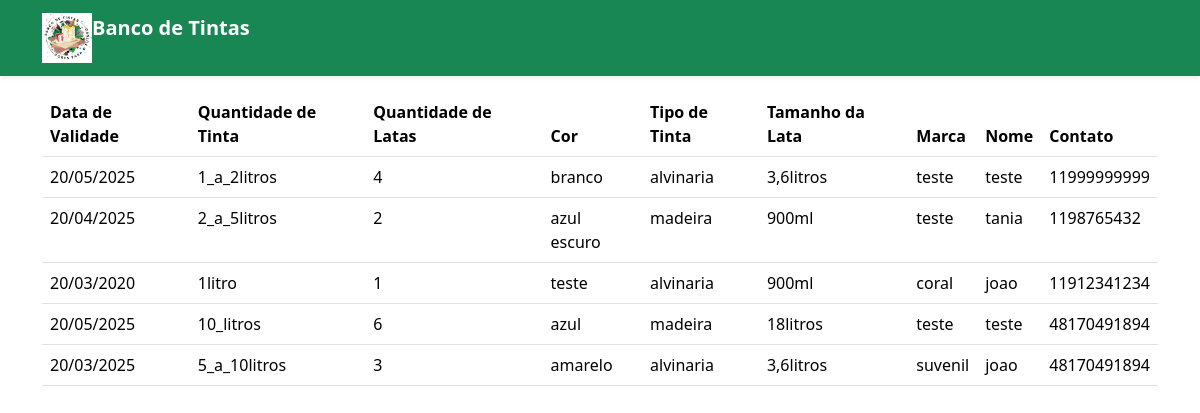
Page /historico_doação.php (signed in) on the committed database.
### historico_doação.php (the view, shortened to what this page needs)
<!doctype html>
<html lang="pt">
  <head>
    <link href="https://cdn.jsdelivr.net/npm/bootstrap@5.3.3/dist/css/bootstrap.min.css" rel="stylesheet">
  </head>
  <body>
    <nav class="navbar navbar-expand-lg navbar-dark bg-success border-botton shadow-sm mb-3">
        <div class="container">
        <a class="navbar-brand" href=""><img src="banco_tintas.jpg" width="50" height="50" class="d-inline-block align-top mr-2"><strong class="align-center">Banco de Tintas</strong></a>
        </div>
    </nav>
    <div class="container">
    <table class="table">
  <thead>
    <tr>
      <th scope="col">Data de Validade</th>
      <th scope="col">Quantidade de Tinta</th>
      <th scope="col">Quantidade de Latas</th>
      <th scope="col">Cor</th>
      <th scope="col">Tipo de Tinta</th>
      <th scope="col">Tamanho da Lata</th>
      <th scope="col">Marca</th>
      <th scope="col">Nome</th>
      <th scope="col">Contato</th>
    </tr>
  </thead>
  <tbody>
  <?php
      include_once "conexao.php";
      $sql = 'SELECT * FROM adm_aprovação';
      $doacao = mysqli_query($conexao, $sql);
      while ($linhas = mysqli_fetch_assoc($doacao)) {
        $data_validade = date('d/m/Y', strtotime($linhas['data_validade']));
        $qt_litro = $linhas['qt_litro'];
        $qt_latas = $linhas['qt_latas'];
        $cor = $linhas['cor'];
        $tipo = $linhas['tipo'];
        $tamanho = $linhas['tamanho'];
        $marca = $linhas['marca'];
        $nome = $linhas['nome'];
        $contato = $linhas['contato'];
        echo "<tr>
                <td>$data_validade</td>
                <td>$qt_litro</td>
                <td>$qt_latas</td>
                <td>$cor</td>
                <td>$tipo</td>
                <td>$tamanho</td>
                <td>$marca</td>
                <td>$nome</td>
                <td>$contato</td>
            </tr>";
      }
    ?>
   </tbody>
    </div>
  </body>
</html>

### rows in the picture
adm_aprovação: data_validade "20/05/2025", qt_litro "1_a_2litros", qt_latas "4", cor "branco", tipo "alvinaria", tamanho "3,6litros", marca "teste", nome "teste", contato "11999999999"
adm_aprovação: data_validade "20/04/2025", qt_litro "2_a_5litros", qt_latas "2", cor "azul escuro", tipo "madeira", tamanho "900ml", marca "teste", nome "tania", contato "1198765432"
adm_aprovação: data_validade "20/03/2020", qt_litro "1litro", qt_latas "1", cor "teste", tipo "alvinaria", tamanho "900ml", marca "coral", nome "joao", contato "11912341234"
adm_aprovação: data_validade "20/05/2025", qt_litro "10_litros", qt_latas "6", cor "azul", tipo "madeira", tamanho "18litros", marca "teste", nome "teste", contato "48170491894"
adm_aprovação: data_validade "20/03/2025", qt_litro "5_a_10litros", qt_latas "3", cor "amarelo", tipo "alvinaria", tamanho "3,6litros", marca "suvenil", nome "joao", contato "48170491894"
